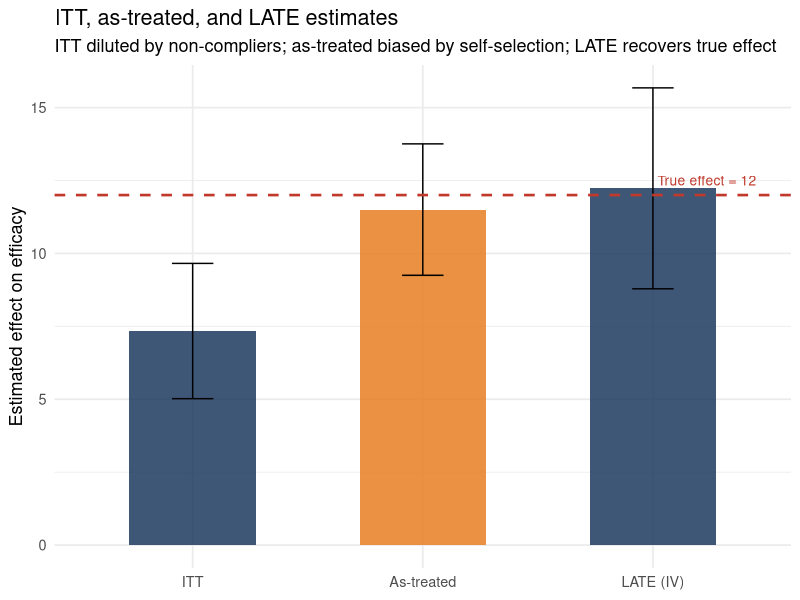

Reproduce this figure in R.
## ---- chunk 1
library(tidyverse)
library(AER)
library(broom)
library(ggplot2)
library(patchwork)
library(sandwich)
library(lmtest)
set.seed(42)
## ---- chunk 2
n <- 200
Z <- rep(c(0, 1), each = 100)
D <- ifelse(Z == 1, rbinom(100, 1, 0.65), 0)   # one-sided: 65% comply
efficacy <- 40 + 12 * D + rnorm(n, 0, 8)        # true effect for compliers = 12

df_nc <- tibble(id = 1:n, Z = factor(Z), D = factor(D), efficacy)
## ---- chunk 3
m_itt  <- lm(efficacy ~ Z,   data = df_nc)
m_at   <- lm(efficacy ~ D,   data = df_nc)
m_late <- ivreg(efficacy ~ D | Z, data = df_nc)
## ---- chunk 4
bind_rows(
  broom::tidy(m_itt)  |> filter(term == "Z1") |>
    mutate(method = "ITT (assignment)"),
  broom::tidy(m_at)   |> filter(term == "D1") |>
    mutate(method = "As-treated (biased — self-selection)"),
  broom::tidy(m_late) |> filter(term == "D1") |>
    mutate(method = "LATE via IV (Wald estimator)")
) |>
  select(method, estimate, std.error, p.value) |>
  knitr::kable(
    digits  = 3,
    caption = "True effect for compliers = 12. ITT is diluted by the 35% non-compliers. As-treated is biased upward (compliers are more motivated). LATE recovers the true complier effect."
  )
## ---- chunk 5
itt_est   <- coef(m_itt)["Z1"]
comp_rate <- mean(as.integer(as.character(df_nc$D))[Z == 1]) -
             mean(as.integer(as.character(df_nc$D))[Z == 0])

cat("ITT estimate:      ", round(itt_est, 3), "\n")
cat("Compliance rate:   ", round(comp_rate, 3), "\n")
cat("Wald LATE:         ", round(itt_est / comp_rate, 3), "\n")
cat("ivreg LATE:        ", round(coef(m_late)["D1"], 3), "\n")
## ---- chunk 6
est_df <- bind_rows(
  broom::tidy(m_itt)  |> filter(term == "Z1") |>
    mutate(method = "ITT"),
  broom::tidy(m_at)   |> filter(term == "D1") |>
    mutate(method = "As-treated"),
  broom::tidy(m_late) |> filter(term == "D1") |>
    mutate(method = "LATE (IV)")
) |>
  mutate(
    method   = factor(method, levels = c("ITT", "As-treated", "LATE (IV)")),
    biased   = method == "As-treated"
  )

ggplot(est_df, aes(x = method, y = estimate, fill = biased)) +
  geom_col(width = 0.55, alpha = 0.85) +
  geom_errorbar(aes(ymin = estimate - 1.96 * std.error,
                    ymax = estimate + 1.96 * std.error),
                width = 0.18) +
  geom_hline(yintercept = 12, linetype = "dashed", color = "#c0392b", linewidth = 0.9) +
  annotate("text", x = 3.45, y = 12.5, label = "True effect = 12",
           color = "#c0392b", hjust = 1, size = 3.5) +
  scale_fill_manual(values = c("FALSE" = "#1e3a5f", "TRUE" = "#e67e22"),
                    guide = "none") +
  labs(
    title    = "ITT, as-treated, and LATE estimates",
    subtitle = "ITT diluted by non-compliers; as-treated biased by self-selection; LATE recovers true effect",
    x        = NULL,
    y        = "Estimated effect on efficacy"
  ) +
  theme_minimal(base_size = 13)
## ---- chunk 7
n   <- 200
Z   <- rep(c(0, 1), each = 100)
D   <- ifelse(Z == 1,
              rbinom(100, 1, 0.75),   # 75% compliance in treatment
              rbinom(100, 1, 0.10))   # 10% crossover in control
Y   <- 50 - 8 * D + rnorm(n, 0, 7)

df_2s      <- tibble(Z = factor(Z), D = factor(D), Y)
m_late_2s  <- ivreg(Y ~ D | Z, data = df_2s)

broom::tidy(m_late_2s) |>
  filter(term == "D1") |>
  select(estimate, std.error, p.value) |>
  knitr::kable(digits = 3,
               caption = "Two-sided noncompliance: ivreg() generalizes automatically. True effect = -8.")
